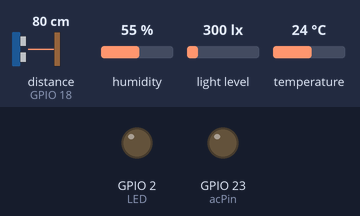
The sketch below on a simulated ESP32. Shown: output pins drawn as LEDs (lit = HIGH). Wiring (inferred from the names in the program): ultrasonic range finder: trigger GPIO 5; echo GPIO 18. The inputs (shaded band) are chosen by the test bench; at power-on: temperature 24 °C, light level 300 lx, distance to the obstacle (sensor on GPIO 18) 80 cm, humidity 55 %. The echo pulse lasts 58.3 µs per cm; pins used as bus, display or sensor lines are not drawn; what the sketch prints to the serial monitor is not drawn.

Above: at 1.2 s.
1.3 s: temperature set to 27 °C
3.5 s: temperature set to 30 °C
At 5.0 s:
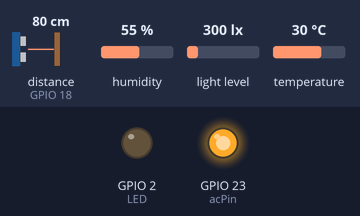
5.5 s: light level set to 339 lx
At 6.0 s:
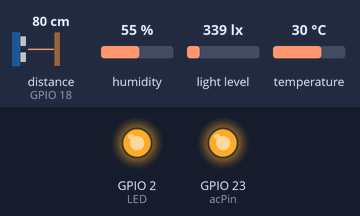
7.0 s: temperature set to 12 °C
At 9.0 s:
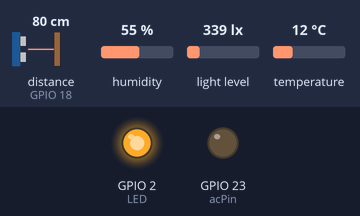
16.0 s: temperature set to 33 °C
At 17.2 s:
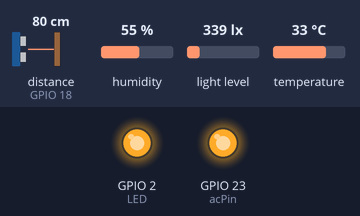
Timing chart, 0 to 18.7 s (numbered marks = the images above; inputs shaded):
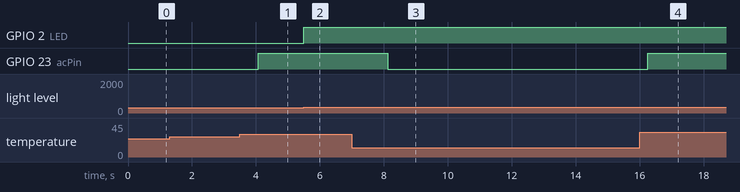

Measured:
- the behaviour switches between 28 and 29 °C on temperature (found by bisection; images 0 and 1)
- the behaviour switches between 319 and 320 lx on light level (found by bisection; images 1 and 2)
- after the input at 3.5 s, GPIO 23 (acPin): LOW → HIGH after 0.57 s
- after the input at 5.5 s, GPIO 2 (LED): LOW → HIGH at once
- after the input at 7.0 s, GPIO 23 (acPin): HIGH → LOW after 1.1 s
- after the input at 16.0 s, GPIO 23 (acPin): LOW → HIGH after 0.25 s

The sketch:

esp_2_v4.ino
```cpp
#include "project_14_bh1750.h"
#include "project_14_hc_sr04.h"
#include "project_14_dht11.h"
#ifndef __WIRE_H__
#define __WIRE_H__
#endif

//void loop_bh1750(void *pvParameters);

TaskHandle_t loop_bh1750_h;

void setup() {
  uint32_t blink_delay = 1000;
  Serial.begin(115200);
  setup_bh1750();
  setup_hc_sr04();
  setup_dht11();
  xTaskCreate(loop_bh1750,"bh1750",2048,(void*) &blink_delay,2,NULL);
  xTaskCreate(loop_hc_sr04,"hc_sr04",2048,(void*) &blink_delay,2,NULL);
  xTaskCreate(loop_dht11,"dht11",2048,(void*) &blink_delay,2,NULL);
}

void loop(){

}
```

project_14_bh1750.h
```cpp
#include <BH1750.h>
#include <Wire.h>
#define LED 2

BH1750 lightMeter(0x23);

void setup_bh1750() {
  Serial.begin(115200);
  Wire.begin();
  pinMode(LED, OUTPUT);
  if (lightMeter.begin(BH1750::CONTINUOUS_HIGH_RES_MODE)) {
    Serial.println(F("BH1750 Advanced begin"));
  } else {
    Serial.println(F("Error initialising BH1750"));
  }
}

void loop_bh1750(void *pvParameters) {
  while(1){
    float var = 320.00;
    if (lightMeter.measurementReady()) {
      float lux = lightMeter.readLightLevel();
      Serial.print("Light: ");
      Serial.print(lux);
      Serial.println(" lx");
      if(var <= lux){
        digitalWrite(LED, HIGH);
      }
    }
  }
}
```

project_14_dht11.h
```cpp
#include <DHT.h>

#define DHTPIN 4
#define DHTTYPE DHT11

DHT dht(DHTPIN, DHTTYPE);

const int acPin = 23;

void setup_dht11() {
  Serial.begin(115200);
  dht.begin();
  pinMode(acPin, OUTPUT);
  digitalWrite(acPin, LOW);
}

void loop_dht11(void *pvParameters) {
  while(1){
    delay(2000);

    float temperature = dht.readTemperature();
    float humidity = dht.readHumidity();

    if (isnan(temperature) || isnan(humidity)) {
      Serial.println("Failed to read from DHT sensor!");
    } else {
      Serial.print("Temperature: ");
      Serial.print(temperature);
      Serial.print(" °C, Humidity: ");
      Serial.print(humidity);
      Serial.println(" %");

     if (temperature > 28) {
       digitalWrite(acPin, HIGH);
       Serial.println("AC turned on");
     } else {
       digitalWrite(acPin, LOW);
       Serial.println("AC turned off");
       }
    }
  }
}
```

project_14_hc_sr04.h
```cpp
const int trigPin = 5;
const int echoPin = 18;

#define SOUND_SPEED 0.034
#define CM_TO_INCH 0.393701

long duration;
float distanceCm;
float distanceInch;

void setup_hc_sr04() {
  Serial.begin(115200);
  pinMode(trigPin, OUTPUT);
  pinMode(echoPin, INPUT);
}

void loop_hc_sr04(void *pvParameters) {
  while(1){
    digitalWrite(trigPin, LOW);
    delayMicroseconds(2);
    digitalWrite(trigPin, HIGH);
    delayMicroseconds(10);
    digitalWrite(trigPin, LOW);

    duration = pulseIn(echoPin, HIGH);

    distanceCm = duration * SOUND_SPEED/2;

    distanceInch = distanceCm * CM_TO_INCH;

    Serial.print("Distance (cm): ");
    Serial.println(distanceCm);
    Serial.print("Distance (inch): ");
    Serial.println(distanceInch);
    delay(1000);
  }
}
```
